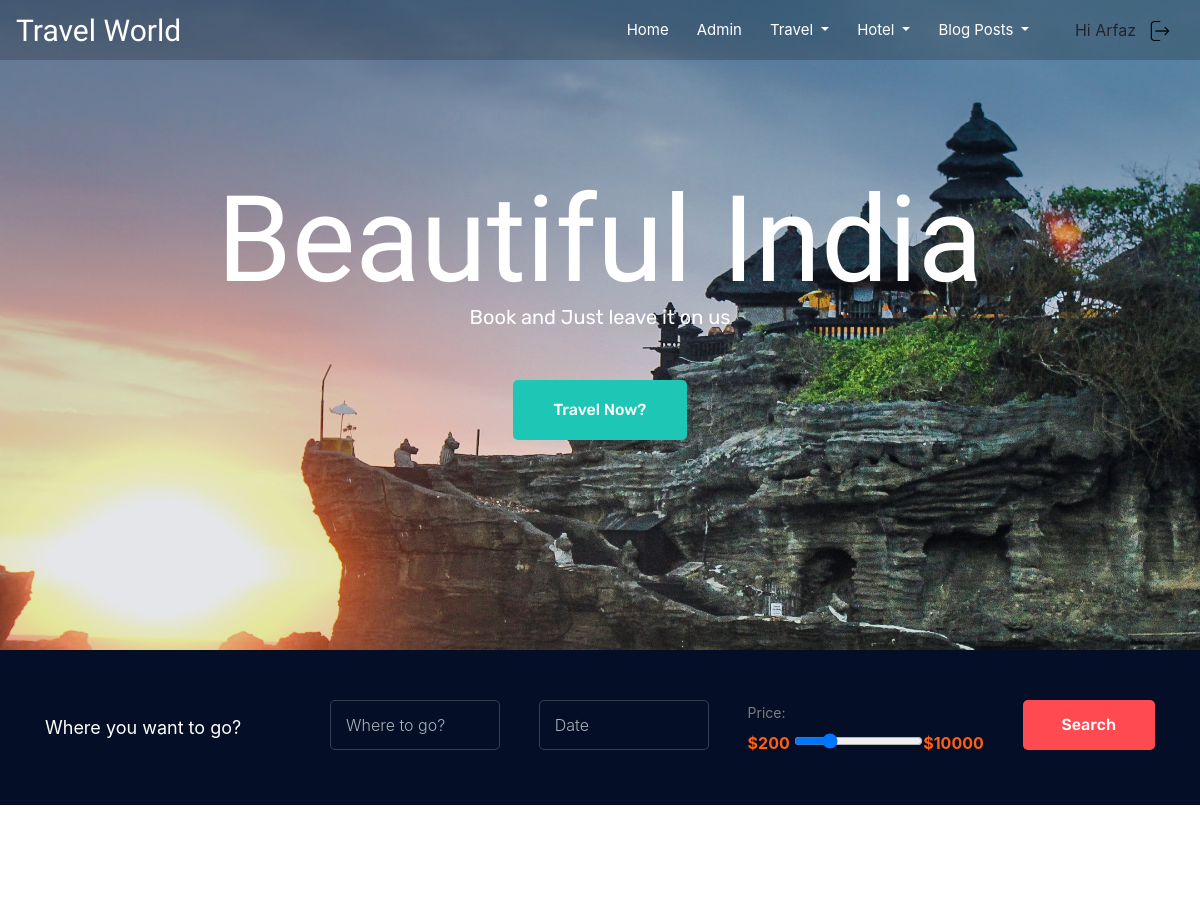
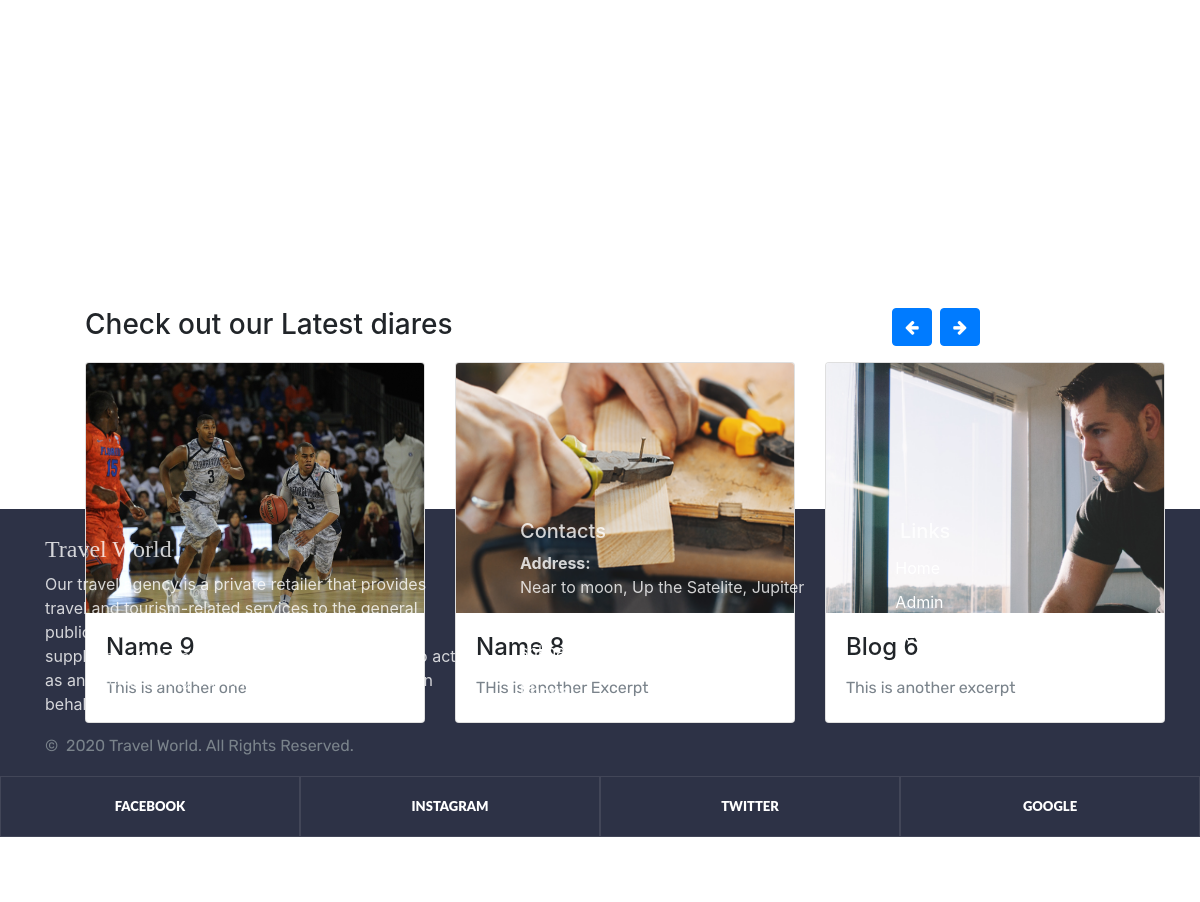
The app's page / (signed in) with its own data (2 pictures, top to bottom).
### core/models.py (models this page shows, shortened)
class Core(models.Model):
    title = models.CharField(max_length=200)
    excerpt = models.CharField(max_length=200)
    description = models.TextField(null=True)
    post_image = models.ImageField(upload_to='images/', max_length=2083)
    author = models.ForeignKey(User, on_delete=models.CASCADE, related_name='core')
    slug = models.SlugField(max_length=100, unique=True)
    updated_date = models.DateTimeField(auto_now=True)
    Published = models.DateTimeField(default=timezone.now)
    def get_absolute_url(self):
        return reverse('core:single', args=[self.slug])
    class Meta:
        ordering = ['-Published']
    @property
    def image_url(self):
        if self.post_image:
            return self.post_image.url
        return '#'

### core/views.py (the view)
# urls.py: path('', views.CoreView.as_view(), name='index'),
class CoreView(LoginRequiredMixin, ListView):
    template_name = 'core/Blog.html'
    model = Core
    context_object_name = 'post'

### templates/core/Blog.html (shortened to what this page needs)
{% extends 'core/base.html' %}
{% block content%}
<div class="slider_area">
    <div class="single_slider  d-flex align-items-center slider_bg_1 overlay">
        <div class="container">
            <div class="row align-items-center">
                <div class="col-xl-12 col-md-12">
                    <div class="slider_text text-center">
                        <h3>Beautiful India</h3>
                        <p>Book and Just leave it on us</p>
                        <a style="text-decoration: none;" href="{% url 'core:project-add' %}" class="boxed-btn3">Travel
                            Now?</a>
                    </div>
                </div>
            </div>
        </div>
    </div>
</div>
<div class="where_togo_area">
    <div class="container">
        <div class="row align-items-center">
            <div class="col-lg-3">
                <div class="form_area">
                    <h3>Where you want to go?</h3>
                </div>
            </div>
            <div class="col-lg-9">
                <div class="search_wrap">
                    <form class="search_form" action="api/hotel-search" method="GET">
                        <div class="input_field">
                            <input type="text" placeholder="Where to go?" name="query" id="query">
                        </div>
                        <div class="input_field">
                            <input autocomplete="off" id="datepicker" placeholder="Date" class="hasDatepicker">
                        </div>
                        <div style=" margin-top:0px; " data-role="fieldcontain">
                            <label for="slider">Price:</label><br/>
                            <b>$200</b> <input type="range" name="slider" id="slider" value="25" min="0" max="100"/><b>$10000</b>
                        </div>
                        <div class="search_btn">
                            <button class="boxed-btn4 " type="submit">Search</button>
                        </div>
                    </form>
                </div>
            </div>
        </div>
    </div>
</div>
<video id="myVideo" playsinline="playsinline" autoplay="autoplay" muted="muted" loop="loop">
    <source src="https://storage.googleapis.com/coverr-main/mp4/Mt_Baker.mp4" type="video/mp4">
</video>
<div class="content1">
    <section style="padding-left:50px;padding-top:70px;">
        <div class="container">
            <div class="row">
                <div class="col-5">
                    <h3 class="mb-3">Check out our Latest diares </h3>
                </div>
                <div class="col-5 text-right">
                    <a class="btn btn-primary mb-3 mr-1" href="#carouselExampleIndicators2" role="button"
                       data-slide="prev">
                        <i class="fa fa-arrow-left"></i>
                    </a>
                    <a class="btn btn-primary mb-3 " href="#carouselExampleIndicators2" role="button" data-slide="next">
                        <i class="fa fa-arrow-right"></i>
                    </a>
                </div>
                <div class="col-12">
                    <div id="carouselExampleIndicators2" class="carousel slide" data-ride="carousel">
                        <div class="carousel-inner">
                            <div class="carousel-item active">
                                <div class="row">
                                    <div class="col-md-4 mb-3">
                                        <div class="card">
                                            <img src="{{ post.0.image_url }}" class="card-img-top" alt="..."
                                                 style="width:100%; height:250px; object-fit:cover">
                                            <div class="card-body">
                                                <h4 class="card-title"><a href="{{ post.0.get_absolute_url }}">{{                                                    post.0.title }}</a></h4>
                                                <p class="card-text">{{post.0.excerpt}}</p>
                                            </div>
                                        </div>
                                    </div>
                                    {% for core in post|slice:"1:" %}
                                    <div class="col-md-4 mb-3">
                                        <div class="card">
                                            <img src="{{ core.image_url }}" class="card-img-top" alt="..."
                                                 style="width:100%; height:250px; object-fit:cover">
                                            <div class="card-body">
                                                <h4 class="card-title"><a href="{{ core.get_absolute_url }}">{{core.title                                             }}</a></h4>
                                                <p class="card-text">{{core.excerpt}}</p>
                                            </div>
                                        </div>
                                    </div>
                                    {% if forloop.counter|divisibleby:2 and forloop.counter > 0 and not forloop.last%}
                                </div>
                            </div>
                                    {% endif %}
                                    {%endfor%}
                        </div>
                    </div>
                </div>
            </div>
        </div>
    </section>
</div>
{% endblock %}

### templates/core/Navbar.html (shortened to what this page needs)
{% load static %}
<nav class="navbar navbar-expand-lg fixed-top py-2 navbar-inverse">
    <a class="navbar-brand" href="{% url 'core:index' %}">Travel World</a>
    {% if user.is_authenticated %}
    <div class="collapse navbar-collapse" id="navbarSupportedContent">
        <ul class="navbar-nav ml-auto">
            <li class="nav-item cool-link">
                <a class="nav-link " href="{% url 'core:index'%}">Home</a>
            </li>
            {% if user.is_superuser %}
            <li class="nav-item cool-link"><a class="nav-link" href="/admin">Admin</a></li>
            <li class="nav-item dropdown cool-link">
                <a class="nav-link dropdown-toggle" href="{% url 'core:project' %}" role="button"
                   data-toggle="dropdown" aria-haspopup="true">
                    Travel
                </a>
            </li>
                        <li class="nav-item dropdown cool-link">
                <a class="nav-link dropdown-toggle" href="{% url 'api:guest_list' %}" role="button"
                   data-toggle="dropdown" aria-haspopup="true">
                    Hotel
                </a>
            </li>
            <li class="nav-item dropdown cool-link">
                <a class="nav-link dropdown-toggle" href="{% url 'core:posts' %}" role="button"
                   data-toggle="dropdown" aria-haspopup="true">
                    Blog Posts
                </a>
            </li>
            {% endif %}
            <li style="margin-top:13px;" class="nav-item">Hi {{user.username|title}}</li>
            <li id="logout" class="nav-item ">
                <a class="nav-link" href="{% url 'admin:logout' %}">
                    <img width="20px" height="20px" src="{% static 'images/logout.png' %} ">
                </a>
            </li>
        </ul>
    </div>
    {% endif %}
</nav>

### static/css/blog.css (style rules this page uses)
h1, h2, h3, h4, h5, h6 { font-family: "Playfair Display", Georgia, "Times New Roman", serif; }

### static/css/blog1.css (style rules this page uses)
.carousel { margin-bottom: 4rem; }
.carousel-item { height: 32rem; }

### records on screen
Core: post_image (picture), title "Name 9", excerpt "This is another one"
Core: image_url (picture), title "Name 8", excerpt "THis is another Excerpt"
Core: image_url (picture), title "Blog 6", excerpt "This is another excerpt"

### other values on screen
{{ user.username|title }} "Arfaz"
